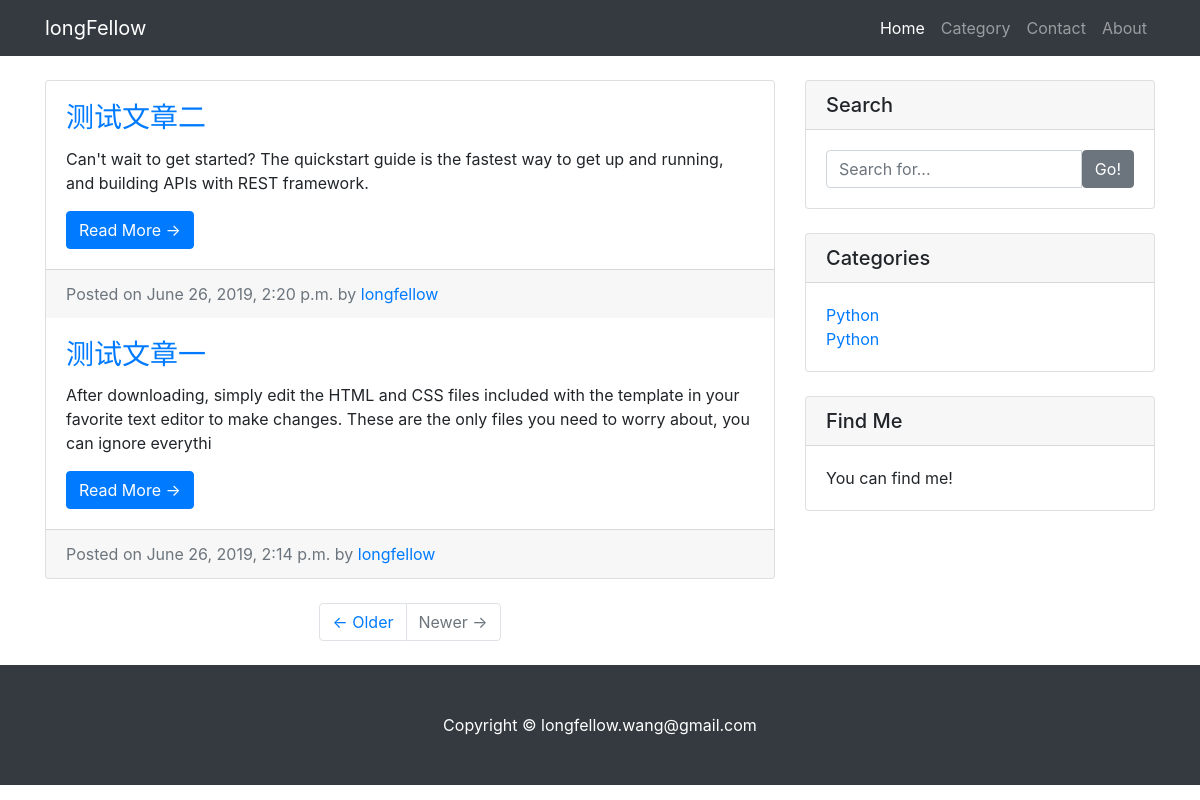
Before: / with the older database file.
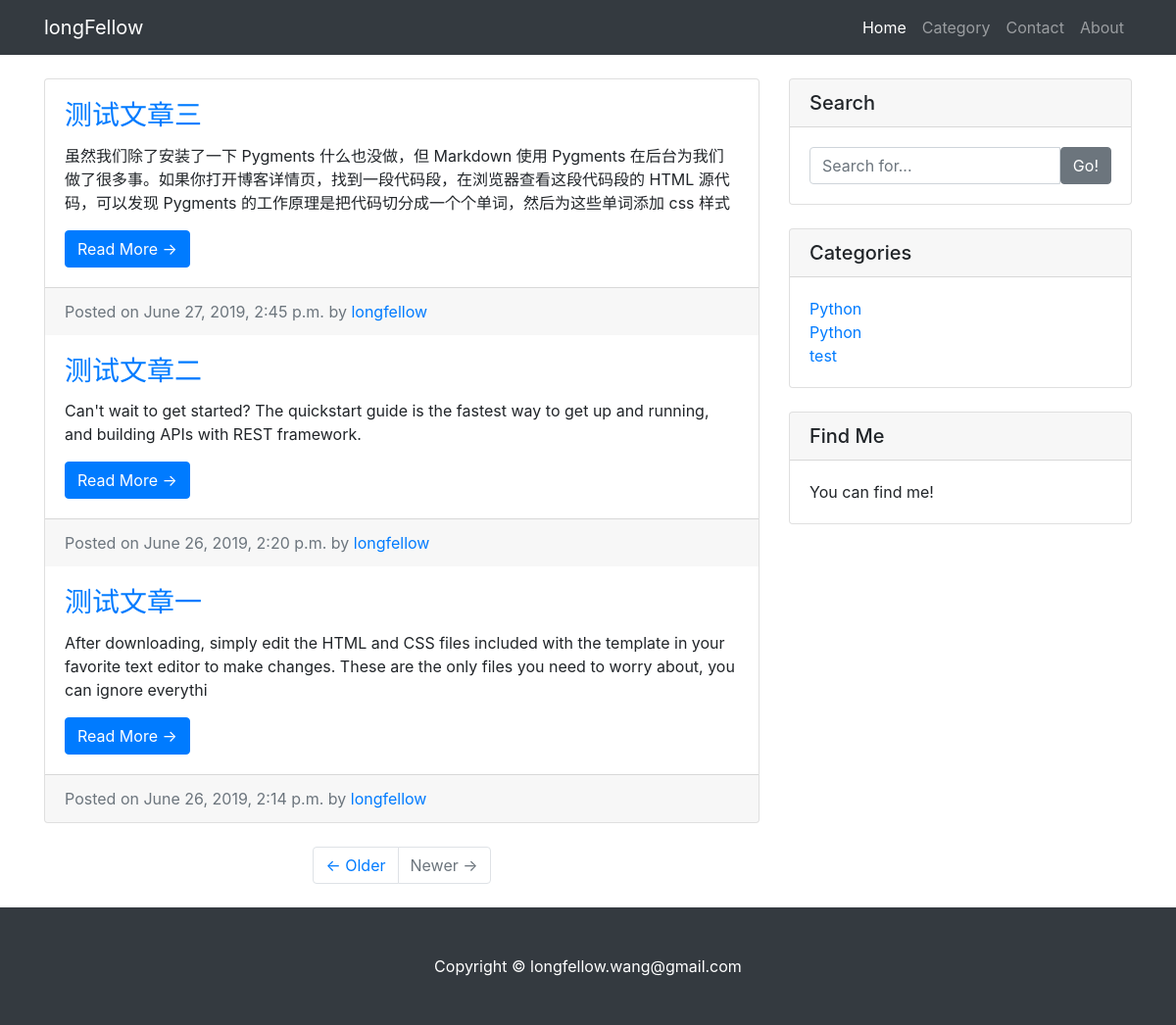
After: the same page with the newer database file.
### longfellow/models.py (models this page shows, shortened)
class Article(models.Model):
    title = models.CharField(max_length=70)
    content = models.TextField()
    created_time = models.DateTimeField()
    modified_time = models.DateTimeField()
    category = models.ForeignKey(Category, on_delete=models.CASCADE)
    tags = models.ManyToManyField(Tag, blank=True)
    excerpt = models.CharField(max_length=200, blank=True)
    author = models.ForeignKey(User, on_delete=models.CASCADE)
    def get_absolute_url(self):
        return reverse('longfellow:detail', kwargs={'pk': self.pk})

class Category(models.Model):
    name = models.CharField(max_length=100)

### longfellow/views.py (the view)
# urls.py: url(r'^$', views.index, name='index'),
def index(request):
    article_list = Article.objects.all().order_by('-created_time')
    category_list = Category.objects.all()
    return render(request, 'longfellow/index.html', context={'article_list': article_list,
        'category_list': category_list})

### longfellow/templates/longfellow/index.html (shortened to what this page needs)
{% extends 'base.html' %}
{% block main %}
<div class="card mb-4">
  {% for article in article_list %}
    <div class="card-body">
        <a href="{{ article.get_absolute_url }}"><h3 class="card-title">{{ article.title }}</h3></a>
        <p class="card-text">{{ article.excerpt }}</p>
        <a href="{{ article.get_absolute_url }}" class="btn btn-primary">Read More &rarr;</a>
    </div>
    <div class="card-footer text-muted">
        Posted on {{ article.created_time }} by
        <a href="/about.html">{{ article.author }}</a>
    </div>
  {% empty %}
    <div class="card-body">暂时还没有发布的文章！</div>
  {% endfor %}
</div>
{% endblock main %}
{% block pagination %}
<ul class="pagination justify-content-center mb-4">
    <li class="page-item">
        <a class="page-link" href="#">&larr; Older</a>
    </li>
    <li class="page-item disabled">
        <a class="page-link" href="#">Newer &rarr;</a>
    </li>
</ul>
{% endblock pagination %}

### longfellow/templates/base.html (shortened to what this page needs)
{% load staticfiles %}
<!DOCTYPE html>
<html lang="en">
<head>
  <link href="{% static 'vendor/bootstrap/css/bootstrap.min.css' %}" rel="stylesheet">
  <link href="{% static 'css/blog-home.css' %}" rel="stylesheet">
  <link href="{% static 'vendor/bootstrap/highlights/github.css' %}" rel="stylesheet">
</head>
<body>
  <nav class="navbar navbar-expand-lg navbar-dark bg-dark fixed-top">
    <div class="container">
      <a class="navbar-brand" href="/">longFellow</a>
      <div class="collapse navbar-collapse" id="navbarResponsive">
        <ul class="navbar-nav ml-auto">
          <li class="nav-item active">
            <a class="nav-link" href="/">Home
            </a>
          </li>
          <li class="nav-item">
            <a class="nav-link" href="/category.html">Category</a>
          </li>
          <li class="nav-item">
            <a class="nav-link" href="#">Contact</a>
          </li>
          <li class="nav-item">
            <a class="nav-link" href="/about.html">About</a>
          </li>
        </ul>
      </div>
    </div>
  </nav>
  <div class="container">
    <div class="row">
      <div class="col-md-8">
        {% block main %}
        {% endblock main %}
        {% block pagination %}
        {% endblock pagination %}
      </div>
      <div class="col-md-4">
        <div class="card my-4">
          <h5 class="card-header">Search</h5>
          <div class="card-body">
            <div class="input-group">
              <input type="text" class="form-control" placeholder="Search for...">
              <span class="input-group-btn">
                <button class="btn btn-secondary" type="button">Go!</button>
              </span>
            </div>
          </div>
        </div>
        <div class="card my-4">
          <h5 class="card-header">Categories</h5>
          <div class="card-body">
            <div class="row">
              <div class="col-lg-6">
                <ul class="list-unstyled mb-0">
                  {% for category in category_list %}
                  <li>
                    <a href="#">{{ category.name }}</a>
                  </li>
                  {% endfor %}
                </ul>
              </div>
            </div>
          </div>
        </div>
        <div class="card my-4">
          <h5 class="card-header">Find Me</h5>
          <div class="card-body">
            You can find me!
          </div>
        </div>
      </div>
    </div>
  </div>
  <footer class="py-5 bg-dark">
    <div class="container">
      <p class="m-0 text-center text-white">Copyright &copy; longfellow.wang@gmail.com</p>
    </div>
  </footer>
</body>
</html>

### longfellow/static/css/blog-home.css (style rules this page uses)
body { padding-top: 56px; }

Changed rows visible on the page:
added Article: title "测试文章三", excerpt "虽然我们除了安装了一下 Pygments 什么也没做，但 Markdown 使用 Pygments 在后台为我们做了很多事。如果你打开博客详情页，找到一段代码段，在浏览器查看这段代码段的 HTML 源代码，可以发现 Pygments 的工作原理是把代码切分成一个个单词，然后为这些单词添加 css 样式", created_time "June 27, 2019, 2:45 p.m.", author "longfellow"
added Category: name "test"
